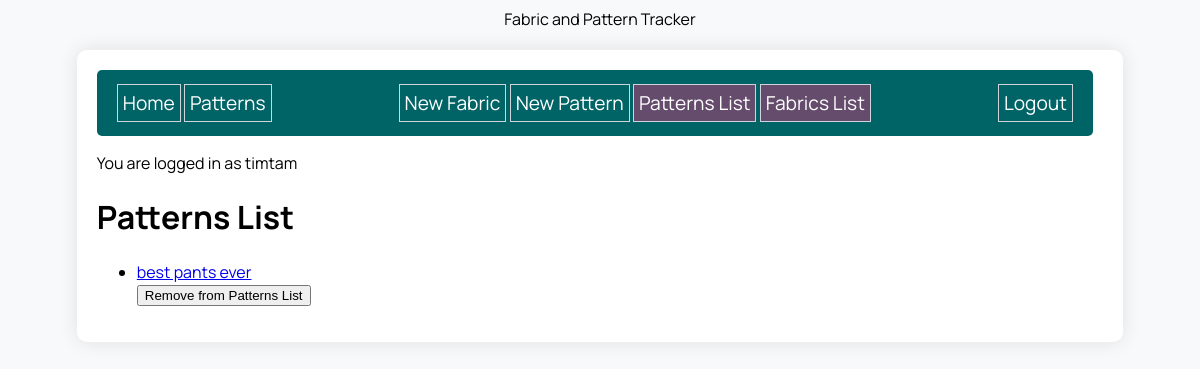
Page /patterns_list (signed in) on the earlier database version.
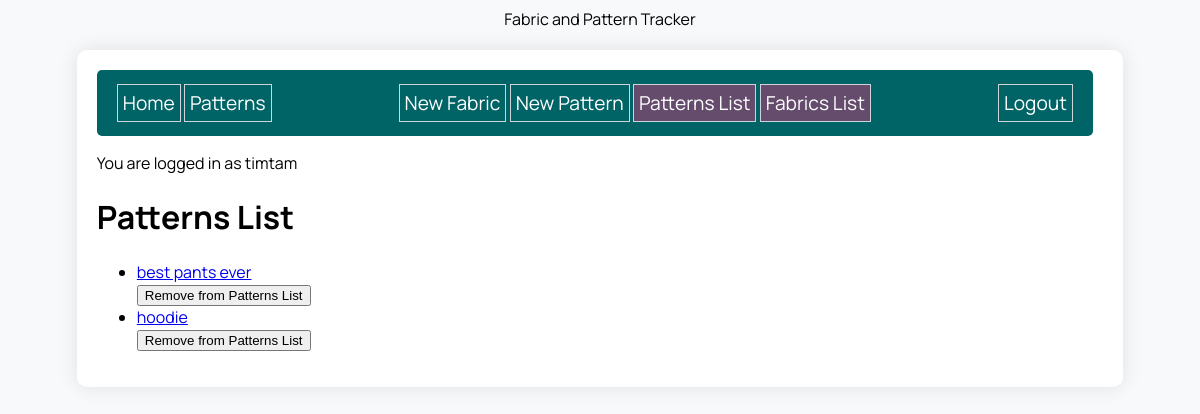
Same page on the later database version.
### sewing_app/models.py (models this page shows)
class User(UserMixin, db.Model):
    id = db.Column(db.Integer, primary_key=True)
    username = db.Column(db.String(80), nullable=False, unique=True)
    password = db.Column(db.String(80), nullable=False)
    patterns_list_items = db.relationship(
        'Pattern', secondary=patterns_list, back_populates='users')
    fabrics_list_items = db.relationship(
        'Fabric', secondary=fabrics_list, back_populates='users')

class Pattern(db.Model):
    id = db.Column(db.Integer, primary_key=True)
    name = db.Column(db.String(80), nullable=False)
    category = db.Column(db.Enum(PatternCategory),
                         default=PatternCategory.OTHER)
    photo_url = db.Column(URLType)
    fabrics = db.relationship(
        'Fabric', secondary=fabrics_patterns, back_populates='patterns')
    created_by_id = db.Column(db.Integer, db.ForeignKey('user.id'))
    created_by = db.relationship('User')
    users = db.relationship('User', secondary=patterns_list,
                            back_populates='patterns_list_items')

### sewing_app/routes.py (the view)
@main.route('/patterns_list')
@login_required
def patterns_list():
    patterns_list = current_user.patterns_list_items
    return render_template('patterns_list.html', patterns_list=patterns_list)

### sewing_app/extensions.py (called while the page is built)
@login_manager.user_loader
def load_user(user_id):
    from .models import User
    return User.query.get(user_id)

### sewing_app/templates/patterns_list.html (shortened to what this page needs)
{% extends 'base.html' %}
{% block content %}
<h1>Patterns List</h1>
{% if patterns_list %}
<ul class="patterns-list">
  {% for pattern in patterns_list %}
  <li class="patterns-item">
    <a href="{{ url_for('main.pattern_detail', pattern_id=pattern.id) }}">
      {{ pattern.name }}
      <form action="{{ url_for('main.remove_from_patterns_list', pattern_id=pattern.id) }}" method="POST">
        <button type="submit" class="btn-remove-from-list">Remove from Patterns List</button>
      </form>
  </li>
  {% endfor %}
</ul>
{% else %}
<p>Your patterns list is empty.</p>
{% endif %}
{% endblock %}

### sewing_app/templates/base.html (shortened to what this page needs)
<!DOCTYPE html>
<html>
<head>
    <name>Fabric and Pattern Tracker</name>
    <link rel="stylesheet" href="/static/style.css">
</head>
<body>
    <div id="content">
        <nav>
            <div>
                <a href="/">Home</a>
                <a href="/patterns">Patterns</a>
            </div>
            <div>
                {% if current_user.is_authenticated %}
                <a href="/new_fabric">New Fabric</a>
                <a href="/new_pattern">New Pattern</a>
                <a class="patterns-list" href="/patterns_list">Patterns List</a>
                <a class="fabrics-list" href="/fabrics_list">Fabrics List</a>
            </div>
            <div>
                <a href="{{ url_for('auth.logout') }}">Logout</a>
                {% else %}
                <a href="{{ url_for('auth.login') }}">Login</a>
                <a href="{{ url_for('auth.signup') }}">Signup</a>
                {% endif %}
            </div>
        </nav>
        {% if current_user.is_authenticated %}
        <p>You are logged in as {{ current_user.username }}</p>
        {% endif %}
        {% block content %}{% endblock %}
    </div>
</body>
</html>

### sewing_app/static/style.css (style rules this page uses)
:root { --primary-color: #006466; --secondary-color: #3e1f47; --accent-color: #654c6c; }
body { display: flex; flex-direction: column; align-items: center; background-color: #f8f9fa; font-family: 'Manrope', sans-serif; }
#content { width: 85%; background-color: white; padding: 20px; margin-top: 20px; border-radius: 10px; box-shadow: 0 0 20px rgba(0, 0, 0, 0.1); }
nav { width: 95%; display: flex; flex-direction: row; justify-content: space-between; background-color: var(--primary-color); padding: 20px 20px; border-radius: 5px; }
nav a { color: white; text-decoration: none; font-size: 1.2em; border: 1px solid #ced4da; padding: 5px; }
a.patterns-list, a.fabrics-list { background-color: var(--accent-color); }

Differences in the rows shown:
added Pattern: name "hoodie"
